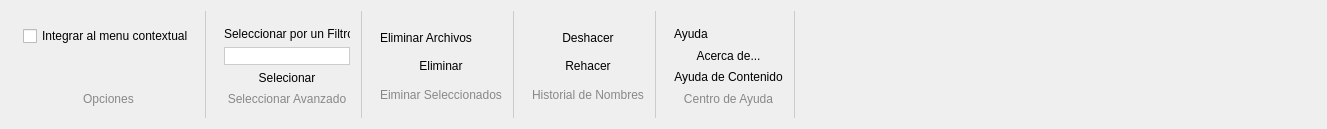
      <widget class="QWidget" name="tab_3">
       <attribute name="title">
        <string>Avanzado</string>
       </attribute>
       <layout class="QHBoxLayout" name="horizontalLayout_6">
        <item>
         <widget class="QGroupBox" name="groupBox_5">
          <property name="sizePolicy">
           <sizepolicy hsizetype="Fixed" vsizetype="Preferred">
            <horstretch>0</horstretch>
            <verstretch>0</verstretch>
           </sizepolicy>
          </property>
          <property name="styleSheet">
           <string notr="true">#groupBox_5{
	border:none;
	border-right: 1px solid #ccc;
}</string>
          </property>
          <property name="title">
           <string/>
          </property>
          <layout class="QVBoxLayout" name="verticalLayout_5">
           <item>
            <widget class="QCheckBox" name="checkBox">
             <property name="sizePolicy">
              <sizepolicy hsizetype="Preferred" vsizetype="Preferred">
               <horstretch>0</horstretch>
               <verstretch>0</verstretch>
              </sizepolicy>
             </property>
             <property name="focusPolicy">
              <enum>Qt::NoFocus</enum>
             </property>
             <property name="text">
              <string>Integrar al menu contextual</string>
             </property>
            </widget>
           </item>
           <item>
            <spacer name="verticalSpacer_2">
             <property name="orientation">
              <enum>Qt::Vertical</enum>
             </property>
             <property name="sizeHint" stdset="0">
              <size>
               <width>20</width>
               <height>40</height>
              </size>
             </property>
            </spacer>
           </item>
           <item>
            <widget class="QLabel" name="label_8">
             <property name="styleSheet">
              <string notr="true">*{
	color:#888;
}</string>
             </property>
             <property name="text">
              <string>Opciones</string>
             </property>
             <property name="alignment">
              <set>Qt::AlignCenter</set>
             </property>
            </widget>
           </item>
          </layout>
         </widget>
        </item>
        <item>
         <widget class="QGroupBox" name="groupBox_8">
          <property name="sizePolicy">
           <sizepolicy hsizetype="Fixed" vsizetype="Expanding">
            <horstretch>0</horstretch>
            <verstretch>0</verstretch>
           </sizepolicy>
          </property>
          <property name="maximumSize">
           <size>
            <width>150</width>
            <height>16777215</height>
           </size>
          </property>
          <property name="styleSheet">
           <string notr="true">#groupBox_8{
	border:none;
	border-right: 1px solid #ccc;
}</string>
          </property>
          <property name="title">
           <string/>
          </property>
          <layout class="QGridLayout" name="gridLayout_5">
           <item row="3" column="0">
            <widget class="QLabel" name="label_12">
             <property name="sizePolicy">
              <sizepolicy hsizetype="Preferred" vsizetype="Preferred">
               <horstretch>0</horstretch>
               <verstretch>0</verstretch>
              </sizepolicy>
             </property>
             <property name="styleSheet">
              <string notr="true">*{
	color:#888;
}</string>
             </property>
             <property name="text">
              <string>Seleccionar Avanzado</string>
             </property>
             <property name="alignment">
              <set>Qt::AlignCenter</set>
             </property>
            </widget>
           </item>
           <item row="0" column="0">
            <widget class="QLabel" name="label_11">
             <property name="sizePolicy">
              <sizepolicy hsizetype="Preferred" vsizetype="Preferred">
               <horstretch>0</horstretch>
               <verstretch>0</verstretch>
              </sizepolicy>
             </property>
             <property name="text">
              <string>Seleccionar por un Filtro</string>
             </property>
             <property name="buddy">
              <cstring>le_inicio</cstring>
             </property>
            </widget>
           </item>
           <item row="1" column="0">
            <widget class="QLineEdit" name="le_select">
             <property name="sizePolicy">
              <sizepolicy hsizetype="Preferred" vsizetype="Preferred">
               <horstretch>0</horstretch>
               <verstretch>0</verstretch>
              </sizepolicy>
             </property>
             <property name="styleSheet">
              <string notr="true">*{
border:1px solid #ccc;
}</string>
             </property>
             <property name="text">
              <string/>
             </property>
            </widget>
           </item>
           <item row="2" column="0">
            <widget class="QPushButton" name="pb_select">
             <property name="sizePolicy">
              <sizepolicy hsizetype="Preferred" vsizetype="Preferred">
               <horstretch>0</horstretch>
               <verstretch>0</verstretch>
              </sizepolicy>
             </property>
             <property name="focusPolicy">
              <enum>Qt::NoFocus</enum>
             </property>
             <property name="styleSheet">
              <string notr="true">*{
	border:none;
}
*:hover{
	border:1px solid #a4cef9;
	background-color:#e8eff7;
}
*:pressed{
	border:1px solid #62a2e4;
	background-color:#c9e0f7;
}</string>
             </property>
             <property name="text">
              <string>Selecionar</string>
             </property>
            </widget>
           </item>
          </layout>
         </widget>
        </item>
        <item>
         <widget class="QGroupBox" name="groupBox_10">
          <property name="sizePolicy">
           <sizepolicy hsizetype="Fixed" vsizetype="Expanding">
            <horstretch>0</horstretch>
            <verstretch>0</verstretch>
           </sizepolicy>
          </property>
          <property name="maximumSize">
           <size>
            <width>150</width>
            <height>16777215</height>
           </size>
          </property>
          <property name="styleSheet">
           <string notr="true">#groupBox_10{
	border:none;
	border-right: 1px solid #ccc;
}</string>
          </property>
          <property name="title">
           <string/>
          </property>
          <layout class="QGridLayout" name="gridLayout_6">
           <item row="1" column="0">
            <widget class="QPushButton" name="pb_eliminar">
             <property name="sizePolicy">
              <sizepolicy hsizetype="Preferred" vsizetype="Preferred">
               <horstretch>0</horstretch>
               <verstretch>0</verstretch>
              </sizepolicy>
             </property>
             <property name="focusPolicy">
              <enum>Qt::NoFocus</enum>
             </property>
             <property name="styleSheet">
              <string notr="true">*{
	border:none;
}
*:hover{
	border:1px solid #a4cef9;
	background-color:#e8eff7;
}
*:pressed{
	border:1px solid #62a2e4;
	background-color:#c9e0f7;
}</string>
             </property>
             <property name="text">
              <string>Eliminar</string>
             </property>
            </widget>
           </item>
           <item row="0" column="0">
            <widget class="QLabel" name="label_15">
             <property name="sizePolicy">
              <sizepolicy hsizetype="Preferred" vsizetype="Preferred">
               <horstretch>0</horstretch>
               <verstretch>0</verstretch>
              </sizepolicy>
             </property>
             <property name="text">
              <string>Eliminar Archivos</string>
             </property>
             <property name="buddy">
              <cstring>le_inicio</cstring>
             </property>
            </widget>
           </item>
           <item row="2" column="0">
            <widget class="QLabel" name="label_16">
             <property name="sizePolicy">
              <sizepolicy hsizetype="Preferred" vsizetype="Preferred">
               <horstretch>0</horstretch>
               <verstretch>0</verstretch>
              </sizepolicy>
             </property>
             <property name="styleSheet">
              <string notr="true">*{
	color:#888;
}</string>
             </property>
             <property name="text">
              <string>Eiminar Seleccionados</string>
             </property>
             <property name="alignment">
              <set>Qt::AlignCenter</set>
             </property>
            </widget>
           </item>
          </layout>
         </widget>
        </item>
        <item>
         <widget class="QGroupBox" name="groupBox_11">
          <property name="sizePolicy">
           <sizepolicy hsizetype="Fixed" vsizetype="Expanding">
            <horstretch>0</horstretch>
            <verstretch>0</verstretch>
           </sizepolicy>
          </property>
          <property name="maximumSize">
           <size>
            <width>150</width>
            <height>16777215</height>
           </size>
          </property>
          <property name="styleSheet">
           <string notr="true">#groupBox_11{
	border:none;
	border-right: 1px solid #ccc;
}</string>
          </property>
          <property name="title">
           <string/>
          </property>
          <layout class="QGridLayout" name="gridLayout_7">
           <item row="2" column="0">
            <widget class="QLabel" name="label_18">
             <property name="sizePolicy">
              <sizepolicy hsizetype="Preferred" vsizetype="Preferred">
               <horstretch>0</horstretch>
               <verstretch>0</verstretch>
              </sizepolicy>
             </property>
             <property name="styleSheet">
              <string notr="true">*{
	color:#888;
}</string>
             </property>
             <property name="text">
              <string>Historial de Nombres</string>
             </property>
             <property name="alignment">
              <set>Qt::AlignCenter</set>
             </property>
            </widget>
           </item>
           <item row="0" column="0">
            <widget class="QPushButton" name="pb_deshacer">
             <property name="sizePolicy">
              <sizepolicy hsizetype="Preferred" vsizetype="Preferred">
               <horstretch>0</horstretch>
               <verstretch>0</verstretch>
              </sizepolicy>
             </property>
             <property name="focusPolicy">
              <enum>Qt::NoFocus</enum>
             </property>
             <property name="styleSheet">
              <string notr="true">*{
	border:none;
}
*:hover{
	border:1px solid #a4cef9;
	background-color:#e8eff7;
}
*:pressed{
	border:1px solid #62a2e4;
	background-color:#c9e0f7;
}</string>
             </property>
             <property name="text">
              <string>Deshacer</string>
             </property>
            </widget>
           </item>
           <item row="1" column="0">
            <widget class="QPushButton" name="pb_rehacer">
             <property name="sizePolicy">
              <sizepolicy hsizetype="Preferred" vsizetype="Preferred">
               <horstretch>0</horstretch>
               <verstretch>0</verstretch>
              </sizepolicy>
             </property>
             <property name="focusPolicy">
              <enum>Qt::NoFocus</enum>
             </property>
             <property name="styleSheet">
              <string notr="true">*{
	border:none;
}
*:hover{
	border:1px solid #a4cef9;
	background-color:#e8eff7;
}
*:pressed{
	border:1px solid #62a2e4;
	background-color:#c9e0f7;
}</string>
             </property>
             <property name="text">
              <string>Rehacer</string>
             </property>
            </widget>
           </item>
          </layout>
         </widget>
        </item>
        <item>
         <widget class="QGroupBox" name="groupBox_9">
          <property name="sizePolicy">
           <sizepolicy hsizetype="Fixed" vsizetype="Expanding">
            <horstretch>0</horstretch>
            <verstretch>0</verstretch>
           </sizepolicy>
          </property>
          <property name="maximumSize">
           <size>
            <width>150</width>
            <height>16777215</height>
           </size>
          </property>
          <property name="styleSheet">
           <string notr="true">#groupBox_9{
	border:none;
	border-right: 1px solid #ccc;
}</string>
          </property>
          <property name="title">
           <string/>
          </property>
          <layout class="QVBoxLayout" name="verticalLayout">
           <item>
            <widget class="QLabel" name="label_13">
             <property name="sizePolicy">
              <sizepolicy hsizetype="Preferred" vsizetype="Preferred">
               <horstretch>0</horstretch>
               <verstretch>0</verstretch>
              </sizepolicy>
             </property>
             <property name="text">
              <string>Ayuda</string>
             </property>
             <property name="buddy">
              <cstring>le_inicio</cstring>
             </property>
            </widget>
           </item>
           <item>
            <widget class="QPushButton" name="pb_select_2">
             <property name="sizePolicy">
              <sizepolicy hsizetype="Preferred" vsizetype="Preferred">
               <horstretch>0</horstretch>
               <verstretch>0</verstretch>
              </sizepolicy>
             </property>
             <property name="focusPolicy">
              <enum>Qt::NoFocus</enum>
             </property>
             <property name="styleSheet">
              <string notr="true">*{
	border:none;
}
*:hover{
	border:1px solid #a4cef9;
	background-color:#e8eff7;
}
*:pressed{
	border:1px solid #62a2e4;
	background-color:#c9e0f7;
}</string>
             </property>
             <property name="text">
              <string>Acerca de...</string>
             </property>
            </widget>
           </item>
           <item>
            <widget class="QPushButton" name="pb_select_3">
             <property name="sizePolicy">
              <sizepolicy hsizetype="Preferred" vsizetype="Preferred">
               <horstretch>0</horstretch>
               <verstretch>0</verstretch>
              </sizepolicy>
             </property>
             <property name="focusPolicy">
              <enum>Qt::NoFocus</enum>
             </property>
             <property name="styleSheet">
              <string notr="true">*{
	border:none;
}
*:hover{
	border:1px solid #a4cef9;
	background-color:#e8eff7;
}
*:pressed{
	border:1px solid #62a2e4;
	background-color:#c9e0f7;
}</string>
             </property>
             <property name="text">
              <string>Ayuda de Contenido</string>
             </property>
            </widget>
           </item>
           <item>
            <widget class="QLabel" name="label_14">
             <property name="sizePolicy">
              <sizepolicy hsizetype="Preferred" vsizetype="Preferred">
               <horstretch>0</horstretch>
               <verstretch>0</verstretch>
              </sizepolicy>
             </property>
             <property name="styleSheet">
              <string notr="true">*{
	color:#888;
}</string>
             </property>
             <property name="text">
              <string>Centro de Ayuda</string>
             </property>
             <property name="alignment">
              <set>Qt::AlignCenter</set>
             </property>
            </widget>
           </item>
          </layout>
         </widget>
        </item>
        <item>
         <spacer name="horizontalSpacer_3">
          <property name="orientation">
           <enum>Qt::Horizontal</enum>
          </property>
          <property name="sizeHint" stdset="0">
           <size>
            <width>521</width>
            <height>20</height>
           </size>
          </property>
         </spacer>
        </item>
       </layout>
      </widget>
